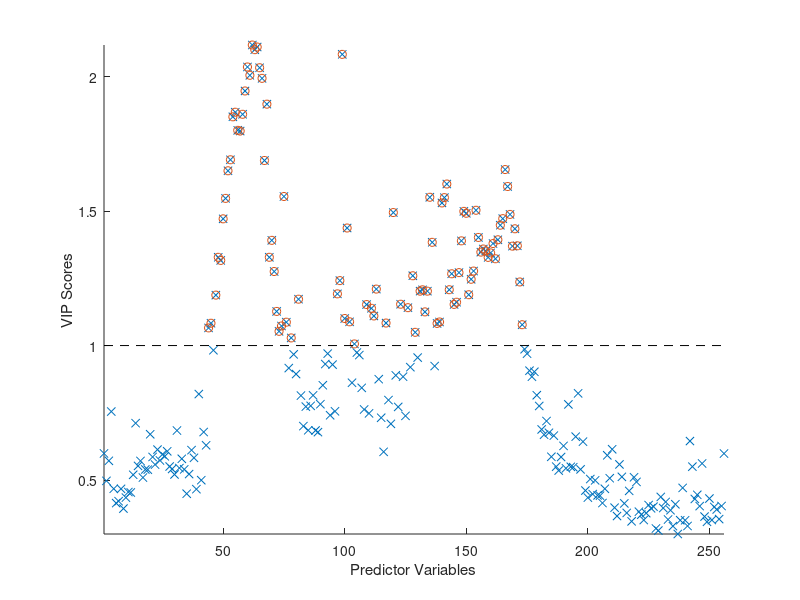

Source code (MATLAB):
clear;clc;
%% Load data
load('grape_data_0518.mat'); % First_data : (261, 59)
Data = First_data';
% data = Data(:, 2:257); 
% label = Data(:, 258);
%% Normlize
mu = mean(Data);
sigma = std(Data);
Data = zscore(Data); % Norm
data = Data(:, 2:257); 
label = Data(:, 258);
%% PLS
ncomp = 20; % Number of main component
[XL, YL, XS, YS, BETA, PCTVAR, MSE, stats] = plsregress(data, label, ncomp);
plot(1:ncomp,cumsum(100*PCTVAR(2,:)),'-bo');
xlabel('Number of PLS components');
ylabel('Percent Variance Explained in y');
n = size(data, 2); % independ variable number
m = size(label,2); % depend variable number

% Caculate residuals
labelfit = [ones(size(data, 1),1) data] * BETA;
residuals = label - labelfit;
stem(residuals)
xlabel('Observations');
ylabel('Residuals');

% VIPscore
W0 = stats.W ./ sqrt(sum(stats.W.^2,1));
p = size(XL,1);
sumSq = sum(XS.^2,1).*sum(YL.^2,1);
vipScore = sqrt(p* sum(sumSq.*(W0.^2),2) ./ sum(sumSq,2));
indVIP = find(vipScore >= 1);
scatter(1:length(vipScore),vipScore,'x')
hold on
scatter(indVIP,vipScore(indVIP),'rx')
plot([1 length(vipScore)],[1 1],'--k')
hold off
axis tight
xlabel('Predictor Variables')
ylabel('VIP Scores')